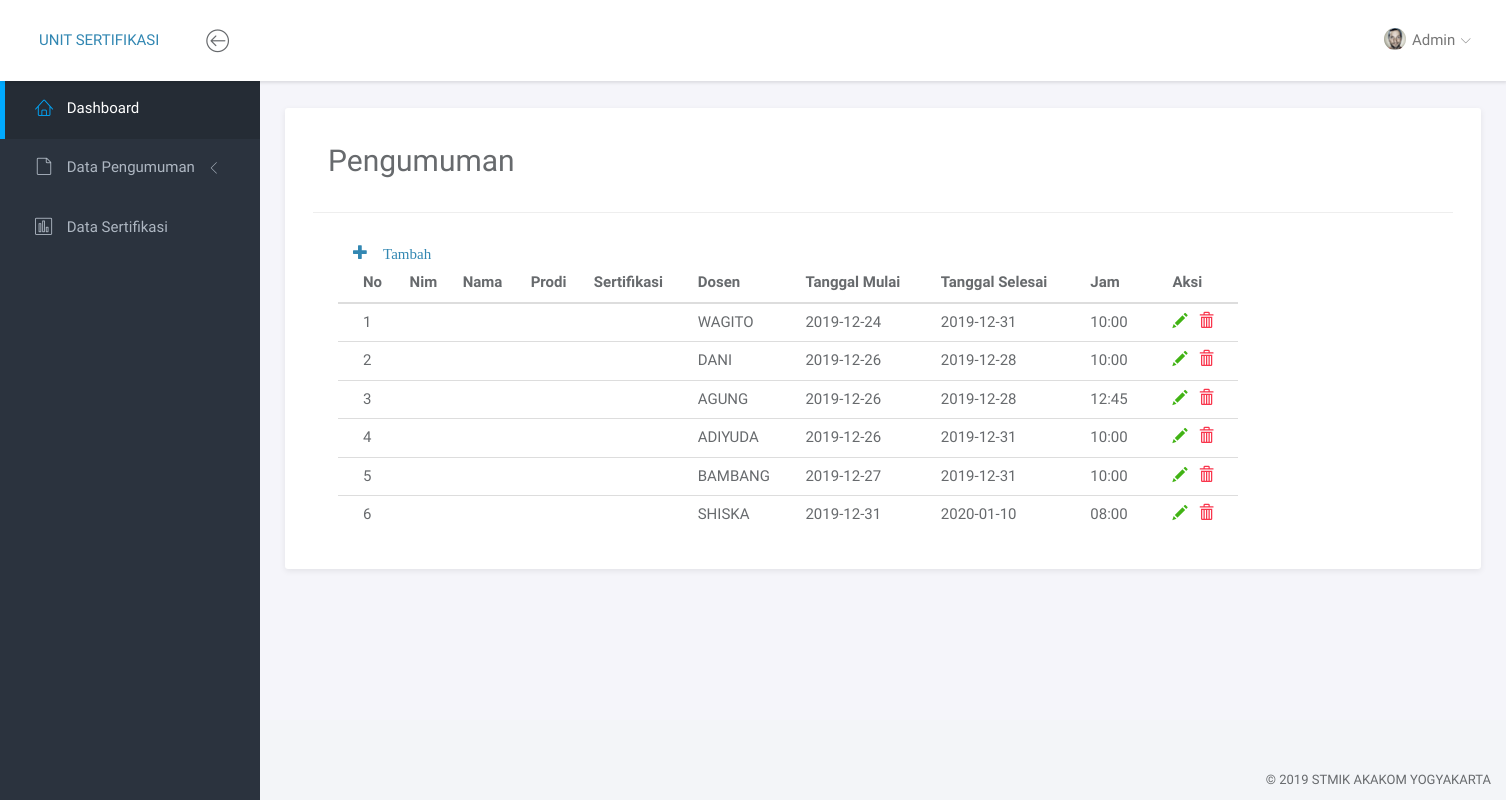
The app's page /index.php/welcome/tampilpengumuman with its own data.
### tables this page shows
CREATE TABLE `sertifikasi` (
  `id_sertifikasi` int(11) NOT NULL,
  `namaSertifikasi` varchar(25) NOT NULL,
  `tglMulai` date NOT NULL,
  `tglSelesai` date NOT NULL,
  `dosen` varchar(50) NOT NULL,
  `jam` varchar(15) NOT NULL
);

### application/controllers/Welcome.php (called while the page is built, shortened)
<?php
class Welcome extends CI_Controller {
	public function tampilpengumuman(){
		$data = $this->mymodel->TampilDetailSertifikas();
		$this->load->view('admin/tampilpengumuman',array('data' => $data));
	}
}

### index.php (called while the page is built, shortened)
<?php
require_once BASEPATH.'core/CodeIgniter.php';

### application/models/mymodel.php (called while the page is built, shortened)
<?php
class Mymodel extends CI_Model {
	public function TampilDetailSertifikas(){
		$data =  $this->db->query('SELECT a.id_mhs,a.id_sertifikasi, b.id_mhs, b.nama_mhs, b.nim_mhs, b.prodi, b.sertifikasi, c.dosen, c.tglMulai, c.tglSelesai, c.jam FROM detailsertifikasi a RIGHT JOIN datarsertifikasi b ON a.id_mhs = b.id_mhs RIGHT JOIN sertifikasi c ON c.id_sertifikasi = a.id_sertifikasi');
		return $data->result_array();
	}
}

### application/views/admin/tampilpengumuman.php (the view, shortened to what this page needs)
<!doctype html>
<html lang="en">
<head>
	<link rel="stylesheet" href="<?php echo base_url(); ?>bootstrap/assets/vendor/bootstrap/css/bootstrap.min.css">
	<link rel="stylesheet" href="<?php echo base_url(); ?>bootstrap/assets/vendor/font-awesome/css/font-awesome.min.css">
	<link rel="stylesheet" href="<?php echo base_url(); ?>bootstrap/assets/vendor/linearicons/style.css">
	<link rel="stylesheet" href="<?php echo base_url(); ?>bootstrap/assets/vendor/chartist/css/chartist-custom.css">
	<link rel="stylesheet" href="<?php echo base_url(); ?>bootstrap/assets/css/main.css">
	<link rel="stylesheet" href="<?php echo base_url(); ?>bootstrap/assets/css/demo.css">
</head>
<body>
	<div id="wrapper">
		<nav class="navbar navbar-default navbar-fixed-top">
			<div class="brand">
				<a href="#">UNIT SERTIFIKASI</a>
			</div>
			<div class="container-fluid">
				<div class="navbar-btn">
					<button type="button" class="btn-toggle-fullwidth"><i class="lnr lnr-arrow-left-circle"></i></button>
				</div>
				<div id="navbar-menu">
					<ul class="nav navbar-nav navbar-right">
						<li class="dropdown">
							<a href="#" class="dropdown-toggle" data-toggle="dropdown"><img src="<?php echo base_url(); ?>bootstrap/assets/img/user.png" class="img-circle" alt="Avatar"> <span>Admin</span> <i class="icon-submenu lnr lnr-chevron-down"></i></a>
						</li>
					</ul>
				</div>
			</div>
		</nav>
		<div id="sidebar-nav" class="sidebar">
			<div class="sidebar-scroll">
				<nav>
					<ul class="nav">
						<li><a href="<?php echo site_url('dashboard') ?>" class="active"><i class="lnr lnr-home"></i> <span>Dashboard</span></a></li>
						<li>
							<a href="#subPages" data-toggle="collapse" class="collapsed"><i class="lnr lnr-file-empty"></i> <span>Data Pengumuman</span> <i class="icon-submenu lnr lnr-chevron-left"></i></a>
						</li></a></li>
						<li><a href="<?php echo site_url('daftarsertifikasi'); ?>" class=""><i class="lnr lnr-chart-bars"></i> <span>Data Sertifikasi</span></a></li>
					</ul>
				</nav>
			</div>
		</div>
		<div class="main">
			<div class="main-content">
				<div class="container-fluid">
					<div class="panel panel-headline">
							<div class="container">
								<h2 style="padding: 15px;">Pengumuman</h2><hr>
								<div class="panel-body col-md-10">
			                      <table class="table">
			                      	<div class="container">
			                      		<a href="<?php echo site_url('inputpengumuman') ?>"><i class="glyphicon glyphicon-plus"> Tambah</i></a>
			                      	</div>
			                        <thead>
			                          <tr>
			                            <th scope="col">No</th>
			                            <th scope="col">Nim</th>
			                            <th scope="col">Nama</th>
			                            <th scope="col">Prodi</th>
			                            <th scope="col">Sertifikasi</th>
			                            <th scope="col">Dosen</th>
			                            <th scope="col">Tanggal Mulai</th>
			                            <th scope="col">Tanggal Selesai</th>
			                            <th scope="col">Jam</th>
			                            <th scope="col">Aksi</th>
			                          </tr>
			                        </thead>
			                        <tbody>
			                        <?php
			                          $no=1;
			                          foreach ($data as $isi) { ?>
			                          <tr>
			                            <td><?php echo $no++;?></td>
			                            <td><?php echo $isi['nim_mhs'];?></td>
			                            <td><?php echo $isi['nama_mhs'];?></td>
			                            <td><?php echo $isi['prodi'];?></td>
			                            <td><?php echo $isi['sertifikasi'];?></td>
			                            <td><?php echo $isi['dosen'];?></td>
			                            <td><?php echo $isi['tglMulai'];?></td>
			                            <td><?php echo $isi['tglSelesai'];?></td>
			                            <td><?php echo $isi['jam'];?></td>
			                            <td>
			                            	<a href="<?php echo site_url('inputpengumuman') ?>"><i class="glyphicon glyphicon-pencil text-success"></i></a>&nbsp;&nbsp;
			                            	<a href="<?php echo site_url('inputpengumuman') ?>"><i class="glyphicon glyphicon-trash text-danger"></i></a>
			                            </td>
			                          </tr>
			                        <?php } ?>
			                        </tbody>
			                      </table>
			                  </div>
							</div>
					</div>
				</div>
			</div>
		</div>
		<footer>
			<div class="container-fluid">
				<p class="copyright">&copy; 2019 STMIK AKAKOM YOGYAKARTA</p>
			</div>
		</footer>
	</div>
</body>
</html>

### records on screen
sertifikasi: dosen "WAGITO", tglMulai "2019-12-24", tglSelesai "2019-12-31", jam "10:00"
sertifikasi: dosen "DANI", tglMulai "2019-12-26", tglSelesai "2019-12-28", jam "10:00"
sertifikasi: dosen "AGUNG", tglMulai "2019-12-26", tglSelesai "2019-12-28", jam "12:45"
sertifikasi: dosen "ADIYUDA", tglMulai "2019-12-26", tglSelesai "2019-12-31", jam "10:00"
sertifikasi: dosen "BAMBANG", tglMulai "2019-12-27", tglSelesai "2019-12-31", jam "10:00"
sertifikasi: dosen "SHISKA", tglMulai "2019-12-31", tglSelesai "2020-01-10", jam "08:00"
